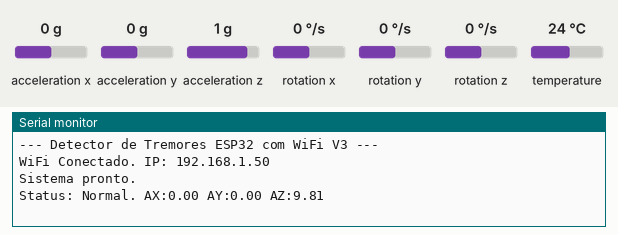
Simulated run of this sketch. Board: ESP32. Shown: the last lines printed to the serial monitor. The test bench sets the inputs (shaded band); at power-on: acceleration y 0 g, acceleration x 0 g, acceleration z 1 g, rotation x 0 °/s, rotation y 0 °/s, rotation z 0 °/s, temperature 24 °C. WiFi joins after 1.5 s; servers stay silent unless stated; uploads are accepted with an empty reply.

Above: at 2.8 s.
2.9 s: acceleration y set to -1.4 g
At 4.8 s:
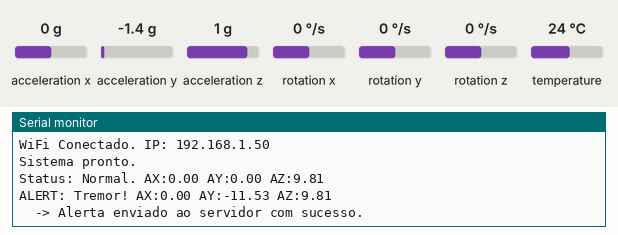
5.5 s: acceleration x set to -1.4 g
At 6.6 s:
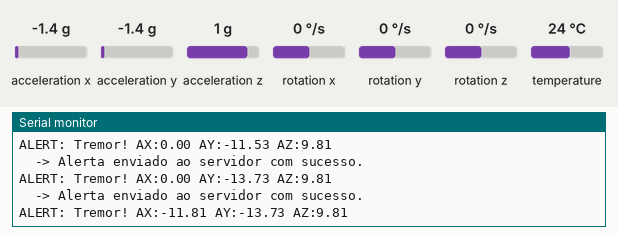
7.0 s: acceleration z set to -1.4 g
At 8.9 s:
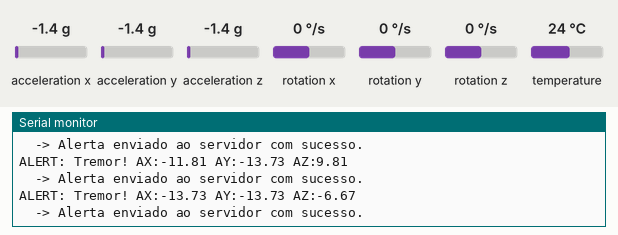
Timing chart, 0 to 10.4 s (numbered marks = the images above; inputs shaded):
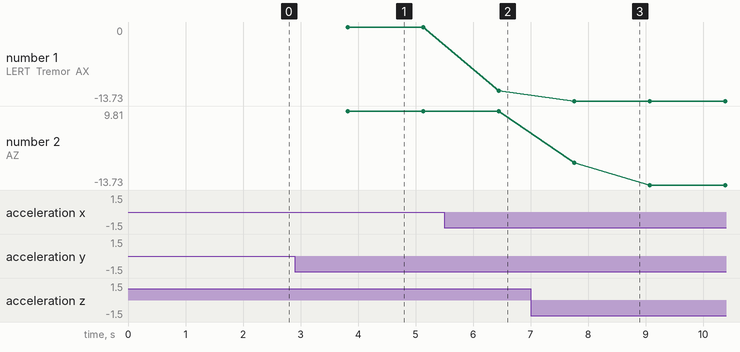

Measured:
- after the input at 2.9 s, the serial monitor: prints a new line after 0.93 s (image 1)
- after the input at 5.5 s, the serial monitor: prints a new line after 0.95 s (image 2)
- after the input at 7.0 s, the serial monitor: prints a new line after 0.76 s (image 3)
- plotted number 1: 0 → -11.81 after the input at 5.5 s

The sketch:

detector_serial_v2.ino
```cpp
#include <Adafruit_MPU6050.h>
#include <Adafruit_Sensor.h>
#include <Wire.h>
#include <math.h>
#include <WiFi.h>        // Adicionado para Wi-Fi
#include <HTTPClient.h>  // Adicionado para HTTP Client

// --- Configuration Structures ---
struct DetectorConfig { // Renomeado de globalDetectorConfig para evitar conflito com a struct de rede
    const int SAMPLES_PER_WINDOW;
    const int TARGET_SAMPLING_HZ;
    const int SAMPLING_INTERVAL_MS;
};

struct DeviceNetworkConfig {
    const char* targetSsid;
    const char* wifiPassword;
    const char* backendServerIp;
    int backendServerPort;
    const char* alertEndpoint;
    String fullServerUrlBase;
};

// --- Global Detector Configuration ---
DetectorConfig sensorProcessingConfig = { // Nome da instância alterado
    50,  // SAMPLES_PER_WINDOW
    50,  // TARGET_SAMPLING_HZ
    1000 / 50 // SAMPLING_INTERVAL_MS
};

// --- Network Configuration ---
DeviceNetworkConfig networkSetup = {
    "FIAP-IOT",        // <<< ALTERE AQUI
    "F!@p25.IOT", // <<< ALTERE AQUI
    "172.22.0.7",      // <<< ALTERE AQUI
    8081,
    "/incoming_alert"
};

// MPU6050 Sensor Instance
Adafruit_MPU6050 motionSensor;

// Data Buffers for Windowing
float input_window_ax[50];
float input_window_ay[50];
float input_window_az[50];
float input_window_svm[50];
int window_fill_idx = 0;

// --- Embedded Model & Scaler Parameters ---
const int DETECTOR_MODEL_FEATURE_COUNT = 32;
const float detector_scaler_means[DETECTOR_MODEL_FEATURE_COUNT] = {10.21886541f, 2.28296651f, 10.20023889f, 5.22562478f, 18.98728822f, 13.76166343f, 5740.88572806f, 10.23268411f, 0.29410218f, 0.93116674f, 1.66920908f, -1.65741119f, 3.62482139f, 5.28223258f, 89.91796834f, 0.71845937f, -2.25340990f, 1.24075164f, 2.92679911f, -6.87506484f, 0.91182524f, 7.78689007f, 404.03677510f, 2.41622221f, 10.64256298f, 2.36730343f, 11.20050337f, 6.55009465f, 20.43635561f, 13.88626096f, 6234.84047149f, 10.64256298f};
const float detector_scaler_scales[DETECTOR_MODEL_FEATURE_COUNT] = {0.43848090f, 2.23345087f, 13.37981538f, 4.70485023f, 9.60728868f, 13.52942530f, 904.70063484f, 0.43511866f, 0.20652894f, 0.89562134f, 2.23530918f, 1.66032869f, 3.86593248f, 5.19538032f, 119.17124595f, 0.49746271f, 0.27582642f, 1.17785164f, 3.80559178f, 5.26900775f, 3.13734484f, 7.75847094f, 212.97004625f, 0.27281179f, 0.48182907f, 2.36566647f, 15.45066859f, 3.43805079f, 11.08204307f, 13.91323103f, 1188.02728350f, 0.48182907f};

float calculated_feature_set[DETECTOR_MODEL_FEATURE_COUNT];

// --- WiFi Connection Function (Adicionada) ---
void connectToWiFiNetwork() {
    delay(20);
    WiFi.begin(networkSetup.targetSsid, networkSetup.wifiPassword);
    int connection_attempts = 0;
    while (WiFi.status() != WL_CONNECTED && connection_attempts < 25) {
        delay(500);
        connection_attempts++;
    }
    if (WiFi.status() == WL_CONNECTED) {
        networkSetup.fullServerUrlBase = "http://" + String(networkSetup.backendServerIp) + ":" + String(networkSetup.backendServerPort);
        Serial.println("WiFi Conectado. IP: " + WiFi.localIP().toString());
    } else {
        Serial.println("Falha ao conectar WiFi.");
    }
}

// --- HTTP Alert Dispatch Function (Modificada para feedback) ---
void dispatchTremorNotificationHTTP(String eventDescription) {
    if (WiFi.status() == WL_CONNECTED) {
        HTTPClient httpClient;
        String complete_server_url = networkSetup.fullServerUrlBase + String(networkSetup.alertEndpoint) + "?event_type=" + eventDescription;

        // Serial.print("Enviando alerta para: "); // Opcional, pode ser removido se quiser menos prints
        // Serial.println(complete_server_url);

        httpClient.begin(complete_server_url.c_str());
        int http_response_code = httpClient.GET();

        if (http_response_code > 0) {
            // String server_response_payload = httpClient.getString(); // Payload não é necessário para este feedback
            if (http_response_code == HTTP_CODE_OK) { // HTTP_CODE_OK é geralmente 200
                 Serial.println("  -> Alerta enviado ao servidor com sucesso.");
            } else {
                 Serial.print("  -> Alerta enviado, resposta do servidor: HTTP ");
                 Serial.println(http_response_code);
            }
        } else {
            Serial.print("  -> Falha ao enviar alerta. Erro HTTP: ");
            Serial.println(httpClient.errorToString(http_response_code).c_str());
        }
        httpClient.end();
    } else {
        Serial.println("  -> Falha no envio: WiFi desconectado.");
    }
}

// --- Mathematical Utility Functions for Feature Calculation (Mantidas como estavam) ---
float compute_mean_from_buffer(float buffer[], int count) {
    if (count == 0) return 0.0f;
    float total_sum = 0.0f;
    for (int i = 0; i < count; i++) total_sum += buffer[i];
    return total_sum / count;
}

float compute_std_dev_from_buffer(float buffer[], int count, float buffer_mean) {
    if (count == 0) return 0.0f;
    float sum_sq_diffs = 0.0f;
    for (int i = 0; i < count; i++) {
        sum_sq_diffs += powf(buffer[i] - buffer_mean, 2);
    }
    return sqrtf(sum_sq_diffs / count);
}

float find_min_in_buffer(float buffer[], int count) {
    if (count == 0) return 0.0f;
    float min_observed = buffer[0];
    for (int i = 1; i < count; i++) {
        if (buffer[i] < min_observed) min_observed = buffer[i];
    }
    return min_observed;
}

float find_max_in_buffer(float buffer[], int count) {
    if (count == 0) return 0.0f;
    float max_observed = buffer[0];
    for (int i = 1; i < count; i++) {
        if (buffer[i] > max_observed) max_observed = buffer[i];
    }
    return max_observed;
}

float compute_energy_from_buffer(float buffer[], int count) {
    float energy_sum_sq = 0.0f;
    for (int i = 0; i < count; i++) {
        energy_sum_sq += powf(buffer[i], 2);
    }
    return energy_sum_sq;
}

float compute_mav_from_buffer(float buffer[], int count) {
    if (count == 0) return 0.0f;
    float sum_abs_values = 0.0f;
    for (int i = 0; i < count; i++) {
        sum_abs_values += fabsf(buffer[i]);
    }
    return sum_abs_values / count;
}

// --- Core Feature Derivation Function (Mantida como estava) ---
void derive_features_from_sample_window() {
    for (int i = 0; i < sensorProcessingConfig.SAMPLES_PER_WINDOW; i++) {
        input_window_svm[i] = sqrtf(powf(input_window_ax[i], 2) + powf(input_window_ay[i], 2) + powf(input_window_az[i], 2));
    }
    float* data_input_streams[] = {input_window_ax, input_window_ay, input_window_az, input_window_svm};
    int current_feature_write_idx = 0;
    for (int stream_idx = 0; stream_idx < 4; ++stream_idx) {
        float* active_data_stream = data_input_streams[stream_idx];
        float stream_mean = compute_mean_from_buffer(active_data_stream, sensorProcessingConfig.SAMPLES_PER_WINDOW);
        float stream_std_dev = compute_std_dev_from_buffer(active_data_stream, sensorProcessingConfig.SAMPLES_PER_WINDOW, stream_mean);
        float stream_variance = powf(stream_std_dev, 2);
        float stream_min = find_min_in_buffer(active_data_stream, sensorProcessingConfig.SAMPLES_PER_WINDOW);
        float stream_max = find_max_in_buffer(active_data_stream, sensorProcessingConfig.SAMPLES_PER_WINDOW);
        float stream_ptp = stream_max - stream_min;
        float stream_energy = compute_energy_from_buffer(active_data_stream, sensorProcessingConfig.SAMPLES_PER_WINDOW);
        float stream_mav = compute_mav_from_buffer(active_data_stream, sensorProcessingConfig.SAMPLES_PER_WINDOW);
        calculated_feature_set[current_feature_write_idx++] = stream_mean;
        calculated_feature_set[current_feature_write_idx++] = stream_std_dev;
        calculated_feature_set[current_feature_write_idx++] = stream_variance;
        calculated_feature_set[current_feature_write_idx++] = stream_min;
        calculated_feature_set[current_feature_write_idx++] = stream_max;
        calculated_feature_set[current_feature_write_idx++] = stream_ptp;
        calculated_feature_set[current_feature_write_idx++] = stream_energy;
        calculated_feature_set[current_feature_write_idx++] = stream_mav;
    }
}

// --- Feature Standardization Function (Mantida como estava) ---
void normalize_derived_features() {
    for (int i = 0; i < DETECTOR_MODEL_FEATURE_COUNT; i++) {
        if (detector_scaler_scales[i] == 0) {
            calculated_feature_set[i] = (calculated_feature_set[i] - detector_scaler_means[i]);
        } else {
            calculated_feature_set[i] = (calculated_feature_set[i] - detector_scaler_means[i]) / detector_scaler_scales[i];
        }
    }
}

// --- Model Inference Function (Decision Tree) (Mantida como estava) ---
int classify_feature_set() {
    if (calculated_feature_set[15] <= -0.71f) {
        if (calculated_feature_set[8] <= -0.05f) {
            return 0; // Classe 0
        } else {
            return 1; // Classe 1
        }
    } else {
        return 1; // Classe 1
    }
}

// --- Initialization Sub-routines ---
void initSerialComm() {
    Serial.begin(115200);
    unsigned long startTime = millis();
    while (!Serial && (millis() - startTime < 2000)) {
        delay(10);
    }
    // Serial.println("\nESP32 Seismic Detector (WiFi Version) - Initializing Systems..."); // Modificado
}

void initMotionSensor() {
    if (!motionSensor.begin()) {
        Serial.println("FATAL: MPU6050 Error");
        while (1) { delay(100); }
    }
    motionSensor.setAccelerometerRange(MPU6050_RANGE_8_G);
    motionSensor.setGyroRange(MPU6050_RANGE_500_DEG);
    motionSensor.setFilterBandwidth(MPU6050_BAND_21_HZ);
    delay(100);
}

// --- Main Arduino Setup Function (Modificada) ---
void setup() {
    initSerialComm();
    Serial.println("\n--- Detector de Tremores ESP32 com WiFi V3 ---"); // Nova mensagem de título
    initMotionSensor();
    connectToWiFiNetwork(); // Adicionada conexão Wi-Fi
    Serial.println("Sistema pronto.");
}

// --- Main Arduino Loop Function (Modificada) ---
void loop() {
    sensors_event_t accel_event, gyro_event, temp_event;
    motionSensor.getEvent(&accel_event, &gyro_event, &temp_event);

    input_window_ax[window_fill_idx] = accel_event.acceleration.x;
    input_window_ay[window_fill_idx] = accel_event.acceleration.y;
    input_window_az[window_fill_idx] = accel_event.acceleration.z;
    window_fill_idx++;

    if (window_fill_idx >= sensorProcessingConfig.SAMPLES_PER_WINDOW) {
        derive_features_from_sample_window();
        normalize_derived_features();
        int prediction_result = classify_feature_set();

        if (prediction_result == 1) {
            Serial.print("ALERT: Tremor! AX:");
            Serial.print(compute_mean_from_buffer(input_window_ax, sensorProcessingConfig.SAMPLES_PER_WINDOW), 2);
            Serial.print(" AY:");
            Serial.print(compute_mean_from_buffer(input_window_ay, sensorProcessingConfig.SAMPLES_PER_WINDOW), 2);
            Serial.print(" AZ:");
            Serial.println(compute_mean_from_buffer(input_window_az, sensorProcessingConfig.SAMPLES_PER_WINDOW), 2);
            dispatchTremorNotificationHTTP("TremorDetected_DT_V3"); // Sufixo atualizado
        } else {
            Serial.print("Status: Normal. AX:");
            Serial.print(compute_mean_from_buffer(input_window_ax, sensorProcessingConfig.SAMPLES_PER_WINDOW), 2);
            Serial.print(" AY:");
            Serial.print(compute_mean_from_buffer(input_window_ay, sensorProcessingConfig.SAMPLES_PER_WINDOW), 2);
            Serial.print(" AZ:");
            Serial.println(compute_mean_from_buffer(input_window_az, sensorProcessingConfig.SAMPLES_PER_WINDOW), 2);
        }
        window_fill_idx = 0;
    }
    delay(sensorProcessingConfig.SAMPLING_INTERVAL_MS);
} 
```
